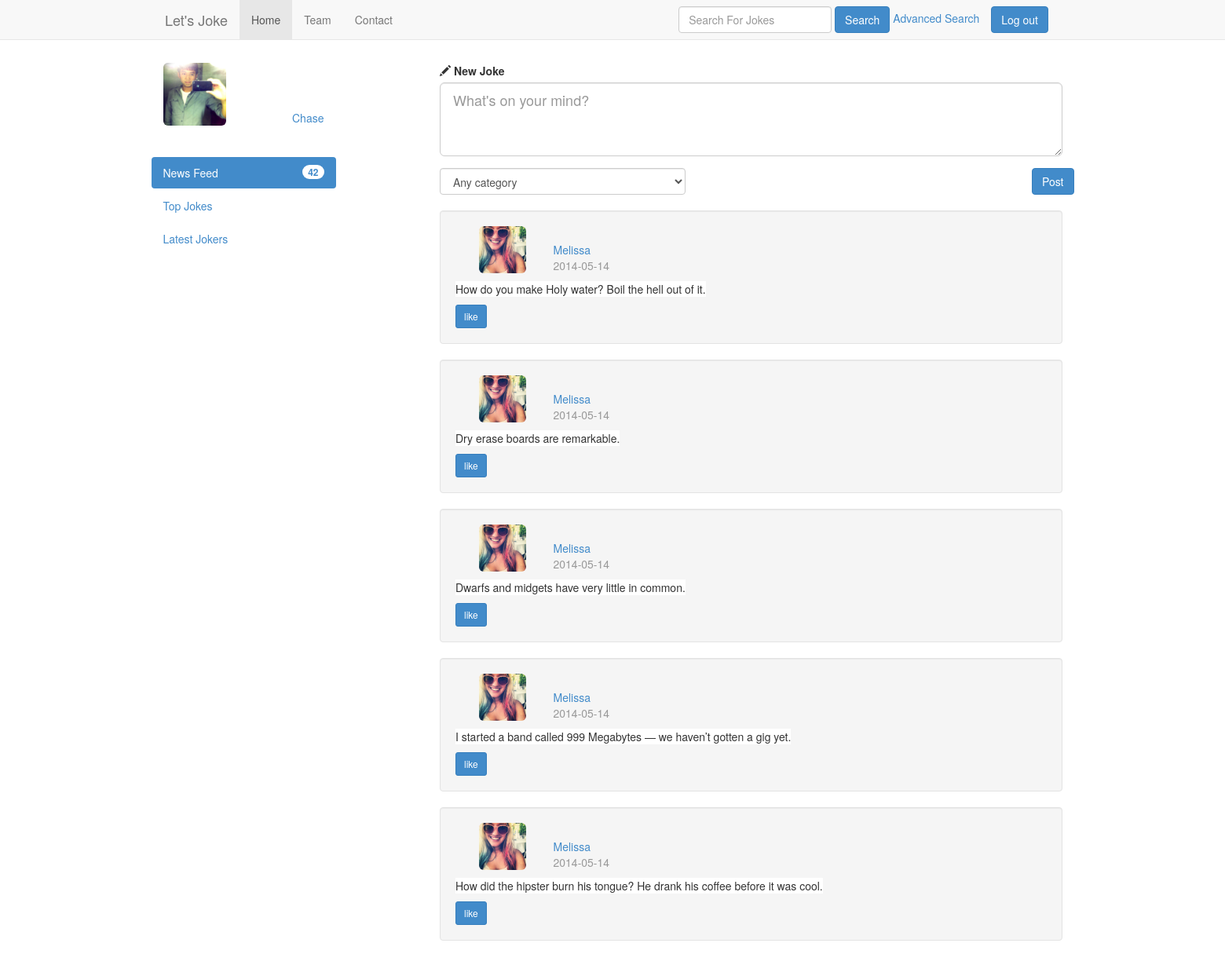
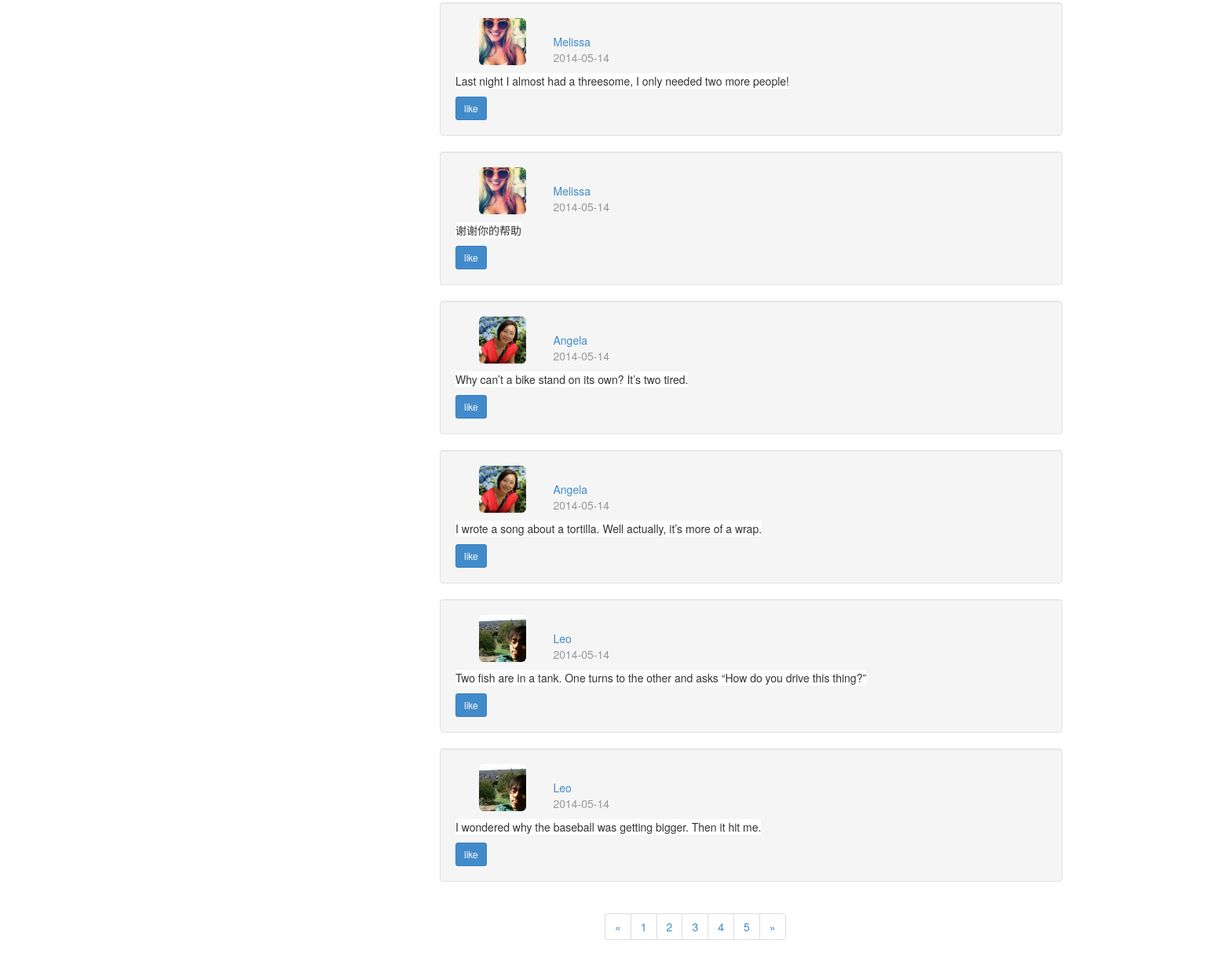
The app's page / (signed in) with its own data (2 pictures, top to bottom).
### tables this page shows
CREATE TABLE IF NOT EXISTS `author` (
  `id` int(11) NOT NULL AUTO_INCREMENT,
  `name` varchar(255) DEFAULT NULL,
  `email` varchar(255) DEFAULT NULL,
  `password` char(32) DEFAULT NULL,
  `path` varchar(60) DEFAULT NULL,
  PRIMARY KEY (`id`),
  UNIQUE KEY `email` (`email`)
);

CREATE TABLE IF NOT EXISTS `joke` (
  `id` int(11) NOT NULL AUTO_INCREMENT,
  `joketext` text,
  `jokedate` date NOT NULL,
  `authorid` int(11) DEFAULT NULL,
  `rate` int(11) DEFAULT '0',
  PRIMARY KEY (`id`),
  KEY `authorid` (`authorid`)
);

### index.php (called while the page is built, shortened)
<?php
require_once $_SERVER['DOCUMENT_ROOT'] . '/letsjoke1/includes/access.inc.php';
include $_SERVER['DOCUMENT_ROOT'] . '/letsjoke1/includes/db.inc.php';
try {
    $sql = 'select name, path from author where author.email = :email';
    $s = $pdo->prepare($sql);
    $s->bindValue(':email', $_SESSION['email']);
    $s->execute();
} catch (Exception $ex) {
    $error = 'Error fetching the joke of user' . $ex->getMessage();
    include 'error.html.php';
    exit();
}
include $_SERVER['DOCUMENT_ROOT'] . '/letsjoke1/includes/db.inc.php';
try {
    $sql = 'SELECT id FROM author WHERE email = :email';
    $s = $pdo->prepare($sql);
    $s->bindValue(':email', $_SESSION['email']);
    $s->execute();
} catch (Exception $ex) {
    $error = 'Error for getting the id.';
    include 'error.html.php';
    exit();
}
include $_SERVER['DOCUMENT_ROOT'] . '/letsjoke1/includes/db.inc.php';
try {
    $sql = 'select joke.id, joketext, jokedate, author.name as name from joke
inner join author on authorid = author.id
where author.email = :email
order by jokedate desc';
    $s = $pdo->prepare($sql);
    $s->bindValue(':email', $_SESSION['email']);
    $s->execute();
} catch (Exception $ex) {
    $error = 'Error fetching the joke of user' . $ex->getMessage();
    include 'error.html.php';
    exit();
}
try {
    $sql = 'select j.rate, j.id as jokeid, fa.id, fa.name, joketext, jokedate, author.name as authorname from friendship
inner join author on userid = author.id
inner join joke as j on friendid = j.authorid
inner join author as fa on friendid = fa.id
where author.email = :email';
    $s = $pdo->prepare($sql);
    $s->bindValue(':email', $_SESSION['email']);
    $s->execute();
} catch (Exception $ex) {
    $error = 'Error fetching jokes of friends.' . $ex->getMessage();
    include 'error.html.php';
    exit();
}
foreach ($s as $row) {
    $friends[] = array('name' => $row['name'], 'text' => $row['joketext'],
        'id' => $row['id'], 'jokeid' => $row['jokeid'], 'jokedate' => $row['jokedate'], 'authorname' => $row['authorname']);
}
include 'user/index.html.php';

### includes/helpers.inc.php (the view, shortened to what this page needs)
<?php
function html($text)
{
  return htmlspecialchars($text, ENT_QUOTES, 'UTF-8');
}
function htmlout($text)
{
  echo html($text);
}

### user/index.html.php (shortened to what this page needs)
<?php
include_once $_SERVER['DOCUMENT_ROOT'] .
        '/letsjoke1/includes/helpers.inc.php';
?>
<!DOCTYPE html>
<html lang="en">
    <head>
        <link href="bootstrap/css/bootstrap.min.css" rel="stylesheet">
    </head>
    <body>
        <div class="navbar navbar-default navbar-fixed-top" role="navigation">
            <div class="container">
                <div class="navbar-header">
                    <a class="navbar-brand" href="?">Let's Joke</a>
                </div>
                <div class="collapse navbar-collapse">
                    <ul class="nav navbar-nav">
                        <li class="active"><a href="?">Home</a></li>
                        <li><a href="team">Team</a></li>
                        <li><a href="contact">Contact</a></li>
                    </ul>
                    <form action="" method="post" class="navbar-form navbar-right">
                        <div>
                            <input type="submit" value="Log out" class="btn btn-primary">
                        </div>
                    </form>
                    <form class="navbar-form navbar-right" role="search" action="" method="get">
                        <div class="form-group">
                            <input type="text" class="form-control" name="text" placeholder="Search For Jokes">
                        </div>
                        <input type="submit" class="btn btn-primary" value="Search">
                        <a href="#myModal" role="button" data-toggle="modal">Advanced Search</a>
                    </form>
                </div>
            </div>
        </div>
        <div class="container-fluid">
            <div class="col-md-2 col-md-offset-1" sidebar>
                <div class="row">
                    <div class="col-md-5">
                        <img style="width: 80px;" src="<?php htmlout($path); ?>" class="img-rounded">
                    </div>
                    <div class="col-md-7">
                        <br/>
                        <br/>
                        <br/>
                        <a href="?viewuser" class="pull-right"><?php htmlout($username); ?></a>
                    </div>
                </div>
                <br/>
                <br/>
                <div class="row">
                    <div>
                        <ul class="nav nav-pills nav-stacked">
                            <li class="active"><a href="?">News Feed<span class="badge pull-right">42</span></a></li>
                            <li><a href="?viewtop">Top Jokes</a></li>
                            <li><a href="?viewlatest">Latest Jokers</a></li>
                        </ul>
                    </div>
                </div>
            </div>
            <div class="col-md-7 col-md-offset-1">
                <div class="container-fluid">
                    <div class="row">
                        <form role="form" action="?addform" method="post">
                            <div class="form-group">
                                <label for="add_joke"><span class="glyphicon glyphicon-pencil"></span> New Joke</label>
                                <fieldset>
                                    <textarea rows="3" id="add_joke" name="text" class="form-control input-lg"  rows="3" placeholder="What's on your mind?"></textarea>
                                </fieldset>
                            </div>
                            <div class="row">
                                <div class="col-md-5 pull-left">
                                    <select name="category" id="category" class="form-control">
                                        <option value="">Any category</option>
                                    </select>
                                </div>
                                <input type="submit" class="btn btn-primary pull-right" value="Post">
                            </div>
                        </form>
                    </div>
                    <br/>
                    <?php if (isset($friends)): ?>
                        <?php foreach ($friends as $friend): ?>
                            <div class="row">
                                <div class="well">
                                    <div class="container-fluid">
                                        <div class="row">
                                            <div class="col-md-5">
                                                <div class="col-md-4">
                                                    <?php
                                                    include $_SERVER['DOCUMENT_ROOT'] . '/letsjoke1/includes/db.inc.php';
                                                    $fid = $friend['id'];
                                                    try {
                                                        $sql = 'select path from author where id = :id';
                                                        $s = $pdo->prepare($sql);
                                                        $s->bindValue(':id', $fid);
                                                        $s->execute();
                                                    } catch (Exception $ex) {
                                                        $error = "Error fetching friend path";
                                                        include 'error.html.php';
                                                        exit();
                                                    }
                                                    foreach ($s as $result) {
                                                        $path = $result['path'];
                                                    }
                                                    ?>
                                                    <img style="width: 60px;" src="<?php htmlout($path); ?>" class="img-rounded  pull-left">
                                                </div>
                                                <div class="col-md-8">
                                                    <br/>
                                                    <a href="#"><?php htmlout($friend['name']); ?></a>
                                                    <p class="text-muted"><?php htmlout($friend['jokedate']); ?></p>
                                                </div>
                                            </div>
                                        </div>
                                        <div class="row">
                                            <p style="background-color: white" class="pull-left"><?php htmlout($friend['text']); ?></p>
                                        </div>
                                        <form action="" method="POST">
                                            <?php $test = FALSE; ?>
                                            <?php if ($test == FALSE): ?>
                                                <div class="row">
                                                    <input type="submit" name="action2" class="btn btn-primary btn-sm " value="like" >
                                                </div>
                                            <?php endif; ?>
                                        </form>
                                    </div>
                                </div>
                            </div>
                        <?php endforeach; ?>
                    <?php endif; ?>
                </div>
                <div>
                    <div class="container">
                        <div class="row">
                            <div class="col-md-6 col-md-offset-2">
                                <ul class="pagination">
                                    <li><a href="#">&laquo;</a></li>
                                    <li><a href="#">1</a></li>
                                    <li><a href="#">2</a></li>
                                    <li><a href="#">3</a></li>
                                    <li><a href="#">4</a></li>
                                    <li><a href="#">5</a></li>
                                    <li><a href="#">&raquo;</a></li>
                                </ul>
                            </div>
                        </div>
                    </div>
                </div>
            </div>
        </div>
</body>
</html>

### user/index.html.php (style rules this page uses)
body { padding-top: 80px; padding-bottom: 60px; padding-left:60px; padding-right: 60px; }

### records on screen
author: path (picture), name "Chase"
joke: authorid.path (picture), authorid.name "Melissa 2014-05-14 How do you make Holy water? Boil the hell out of it."
joke: authorid.path (picture), authorid.name "Melissa 2014-05-14 Dry erase boards are remarkable."
joke: authorid.path (picture), authorid.name "Melissa 2014-05-14 Dwarfs and midgets have very little in common."
joke: authorid.path (picture), authorid.name "Melissa 2014-05-14 I started a band called 999 Megabytes — we haven’t gotten a gig yet."
joke: authorid.path (picture), authorid.name "Melissa 2014-05-14 How did the hipster burn his tongue? He drank his coffee before it was cool."
joke: authorid.path (picture), authorid.name "Melissa 2014-05-14 Last night I almost had a threesome, I only needed two more people!"
joke: authorid.path (picture), authorid.name "Melissa 2014-05-14 谢谢你的帮助"
joke: authorid.path (picture), authorid.name "Angela 2014-05-14 Why can’t a bike stand on its own? It’s two tired."
joke: authorid.path (picture), authorid.name "Angela 2014-05-14 I wrote a song about a tortilla. Well actually, it’s more of a wrap."
joke: authorid.path (picture), authorid.name "Leo 2014-05-14 Two fish are in a tank. One turns to the other and asks “How do you drive this thing?”"
joke: authorid.path (picture), authorid.name "Leo 2014-05-14 I wondered why the baseball was getting bigger. Then it hit me."
